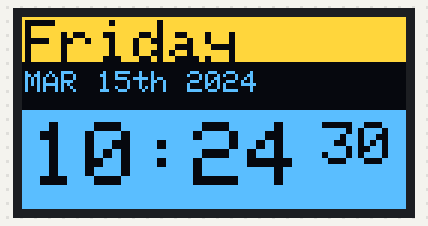
Simulated run of this sketch. Board: Arduino Uno, built with avr-gcc and run on an emulated ATmega328P. Shown: 128×64 one-colour display. The OLED is the two-colour kind (top 16 rows yellow); the local clock reads 2024-03-15 10:24:30 at power-on unless the sketch sets it.

Above: at 0.1 s.
At 4.3 s:
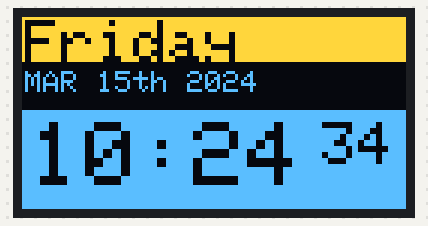
At 9.4 s:
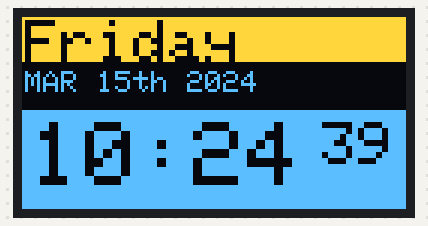
At 18.7 s:
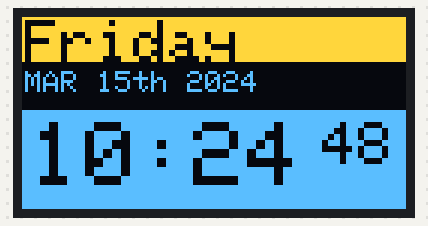
At 28.1 s:
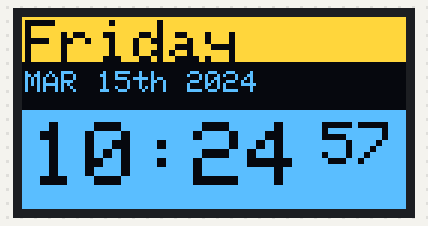
At 38.4 s:
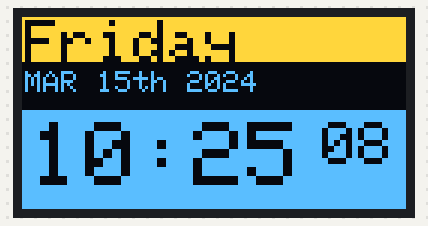

The sketch:

Clock_v3.ino
```cpp
//SSD1306 OLED 디스플레이에 표시하기 위한 라이브러리
#include <Adafruit_GFX.h>
#include <Adafruit_SSD1306.h>
// RTC 라이브러리
#include "RTClib.h"

RTC_DS3231 rtc;

char daysOfTheWeek[7][12] = {"Sunday", "Monday", "Tuesday", "Wednesday", "Thursday", "Friday", "Saturday"};

// OLED 디스플레이 픽셀 설정
#define SCREEN_WIDTH 128
#define SCREEN_HEIGHT 64

// OLED를 I2C로 연결하고 있으므로, SDA, SCL 핀을 사용
#define OLED_RESET     -1
Adafruit_SSD1306 display(SCREEN_WIDTH, SCREEN_HEIGHT, &Wire, OLED_RESET);

// 요일, 월, 년을 문자열로 변환하는 함수
String DayMonthYear(uint8_t Day,uint8_t Month,uint16_t Year){
  String DayMonthYearText;
  if (Month==1)  DayMonthYearText="JAN ";
  if (Month==2)  DayMonthYearText="FEB ";
  if (Month==3)  DayMonthYearText="MAR ";
  if (Month==4)  DayMonthYearText="APR ";
  if (Month==5)  DayMonthYearText="MAY ";
  if (Month==6)  DayMonthYearText="JUN ";
  if (Month==7)  DayMonthYearText="JUL ";
  if (Month==8)  DayMonthYearText="AUG ";
  if (Month==9)  DayMonthYearText="SEP ";
  if (Month==10)  DayMonthYearText="OCT ";
  if (Month==11)  DayMonthYearText="NOV ";
  if (Month==12)  DayMonthYearText="DEC ";

  DayMonthYearText=DayMonthYearText+Day;
  if (Day==1)DayMonthYearText=DayMonthYearText+"st ";
  if (Day==2)DayMonthYearText=DayMonthYearText+"nd ";
  if (Day>2)DayMonthYearText=DayMonthYearText+"th ";

  DayMonthYearText=DayMonthYearText+Year;

  return DayMonthYearText;
}

// 시, 분, 초를 문자열로 변환하는 함수
String AddLeadingZero(uint8_t x){
  String AddLeadingZeroText;
  if(x<10) AddLeadingZeroText="0";
  else AddLeadingZeroText="";
  AddLeadingZeroText=AddLeadingZeroText+x;
  return AddLeadingZeroText;
}


void setup () {
  Serial.begin(57600);

#ifndef ESP8266
  while (!Serial); // wait for serial port to connect. Needed for native USB
#endif

  if (! rtc.begin()) {
    Serial.println("Couldn't find RTC");
    Serial.flush();
    while (1) delay(10);
  }
  // RTC의 전원 손실 여부 확인
  if (rtc.lostPower()) {
    Serial.println("RTC lost power, let's set the time!");
    rtc.adjust(DateTime(F(__DATE__), F(__TIME__)));
    // rtc.adjust(DateTime(2014, 1, 21, 3, 0, 0));
  }

  // When time needs to be re-set on a previously configured device, the
  // following line sets the RTC to the date & time this sketch was compiled
  // rtc.adjust(DateTime(F(__DATE__), F(__TIME__)));
  // This line sets the RTC with an explicit date & time, for example to set
  // January 21, 2014 at 3am you would call:
  // rtc.adjust(DateTime(2014, 1, 21, 3, 0, 0));

  if(!display.begin(SSD1306_SWITCHCAPVCC, 0x3C)) { // Address 0x3D for 128x64
    Serial.println(F("SSD1306 allocation failed"));
    for(;;);
  }

  display.clearDisplay();
}

void loop () {
	DateTime now = rtc.now();

	display.clearDisplay();

	display.fillRect(0,0,128,15,SSD1306_WHITE);
	display.fillRect(0,17,128,15,SSD1306_BLACK);
	display.fillRect(0,31,128,33,SSD1306_WHITE);

  	display.setCursor(1,1);
  	display.setTextSize(2);
  	display.setTextColor(SSD1306_BLACK);
	display.print(daysOfTheWeek[now.dayOfTheWeek()]);

  	display.setCursor(1,18);
  	display.setTextSize(1);
 	display.setTextColor(SSD1306_WHITE);
	display.print(DayMonthYear(now.day(),now.month(),now.year()));

  	display.setCursor(3,35);
  	display.setTextSize(3);
  	display.setTextColor(SSD1306_BLACK);
	display.print(AddLeadingZero(now.hour()));
	display.print(":");
	display.println(AddLeadingZero(now.minute()));

	display.setCursor(100,35);
  	display.setTextSize(2);
  	display.setTextColor(SSD1306_BLACK);
  	display.print(AddLeadingZero(now.second()));
	display.display();
  	// 1초 마다 시간이 바뀌도록 수정
  	delay(1000);
}
```

Measured:
- what the display in image 1 shows lasts 1.0 s, from 4.2 s to 5.2 s
